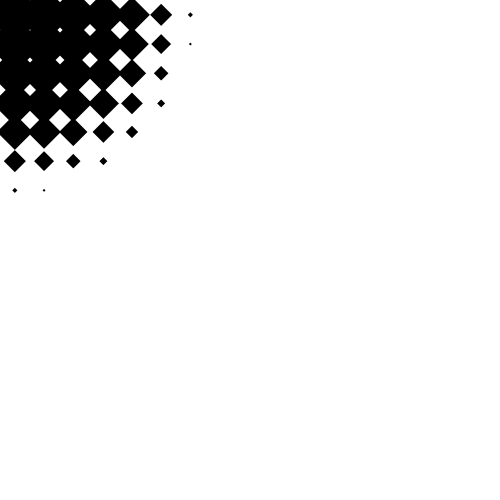
Frame 1 (no input)
Frame 60 (the mouse pressed at the canvas centre just before this capture): identical to frame 1, image omitted
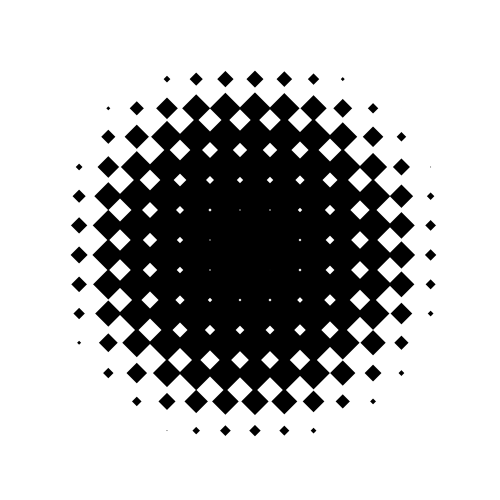
Frame 120 (the mouse held since frame 60 and released just before this capture)

The Processing sketch that drew these frames (run headless with seeded random() and noise(); from frame 60 on, the mouse is pressed at the canvas centre):

// Processing sketch: processing_42952
// ── processing_42952.pde

void setup()
{
  size(500,500);
  background(0);
  noStroke();
  smooth();
}

int wid = 30;
int hei = 30;

void draw()
{
    background(0);
  for (int r = 0; r<20; r++)
  {
    for(int c = 0; c<20; c++)
    {
      
      fill(0);
      //rect(r*20, c*20, 20, 20);
        pushMatrix();
        fill(255);
        rectMode(CENTER);
        translate(r*wid, c*wid);
        float squareX = abs(mouseX - r*wid)/11;
        float squareY = abs(mouseY - c*wid)/11;
        float dim = (((squareX*squareX)+(squareY*squareY))*0.5)/4;
        rotate(PI/4);
        rect(0, 0, dim, dim);
        popMatrix();
      /*
       beginShape();
       vertex(r2*wid+wid/2, c2*hei);
       vertex(r2*wid+wid, c2*hei+hei/2);
       vertex(r2*wid+wid/2, c2*wid+wid);
       vertex(r2*wid, c2*wid+wid/2);
       endShape();*/
    }
  }
}               
